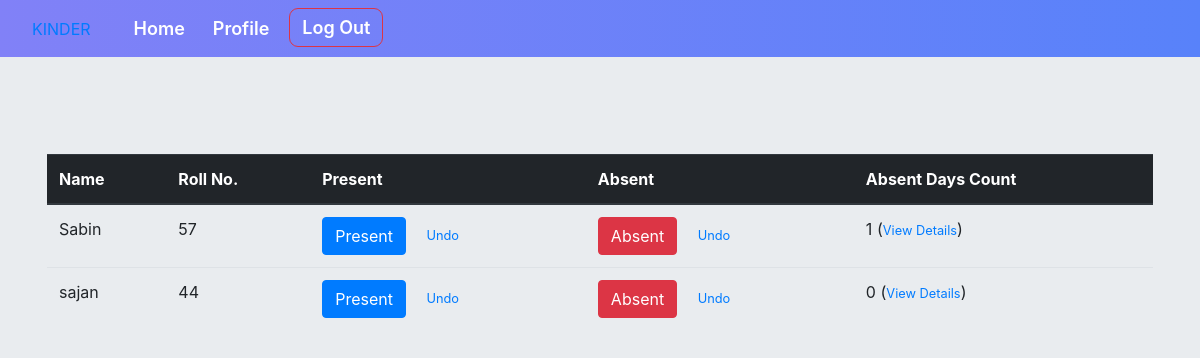
The app's page /home/attendance/ (signed in) with its own data.
### second/models.py (models this page shows, shortened)
class Attend(models.Model):
    student=models.ForeignKey(SID, on_delete=models.CASCADE)
    @property
    def absentdayss(self):
        return self.absentday_set.count()

class SID(models.Model):
    full_name = models.CharField(max_length=30)
    roll = models.IntegerField()
    childid = models.IntegerField()
    teacher = models.ForeignKey(User, on_delete=models.CASCADE)

### second/views.py (the view)
# urls.py: path('attendance/', views.attendance, name='attendance'),
def attendance(request):
    context = {
        'students': Attend.objects.all(),
    }
    return render(request, 'attendance.html', context)

### second/templates/attendance.html (shortened to what this page needs)
{% extends "base1.html" %}
{% block base2 %}
{% load static %}
<!DOCTYPE html>
<html lang="en">
{% load static %}
<head>
    <link rel="stylesheet" type="text/css" href="{% static 'second.css' %}">
</head>
<body style="margin-top: 90px;" class="jumbotron">
<div class="container">
<center>
    <table class="table table-hover" id="mytable">
        <thead class="thead-dark">
            <tr>
                <th>Name</th>
                <th>Roll No.</th>
                <th>Present</th>
                <th>Absent</th>
                <th>Absent Days Count</th>
            </tr>
        </thead>
        {% for i in students %}
        {% if i.student.teacher == user %}
            <tr>
            <td>{{i.student.full_name}}</td>
            <td>{{i.student.roll}}</td>
            <td>
                <a class="present-btn btn btn-primary" href='{% url "present" i.id %}'>Present</a>&emsp;
                <small><a href='{% url "presentdecrease" i.id %}'>Undo</a></small>
            </td>
            <td id="CC">
                <a class="absent-btn btn btn-danger" href='{% url "absent" i.id %}' onclick="worker()">Absent</a>&emsp;
                <small><a href='{% url "absentdecrease" i.id %}'>Undo</a></small>
            </td>
            <td>
                {{i.absentdayss}} (<small><a href="{% url 'attendance-detail' i.id %}">View Details</small></a>)
            </td>
            </tr>
        {% endif%}
        {% endfor %}
    </table>
</center>
</div>
</body>
</html>
{% endblock %}

### records on screen
Attend: student.full_name "Sabin", student.roll "57", absentdayss "1"
Attend: student.full_name "sajan", student.roll "44", absentdayss "0"
